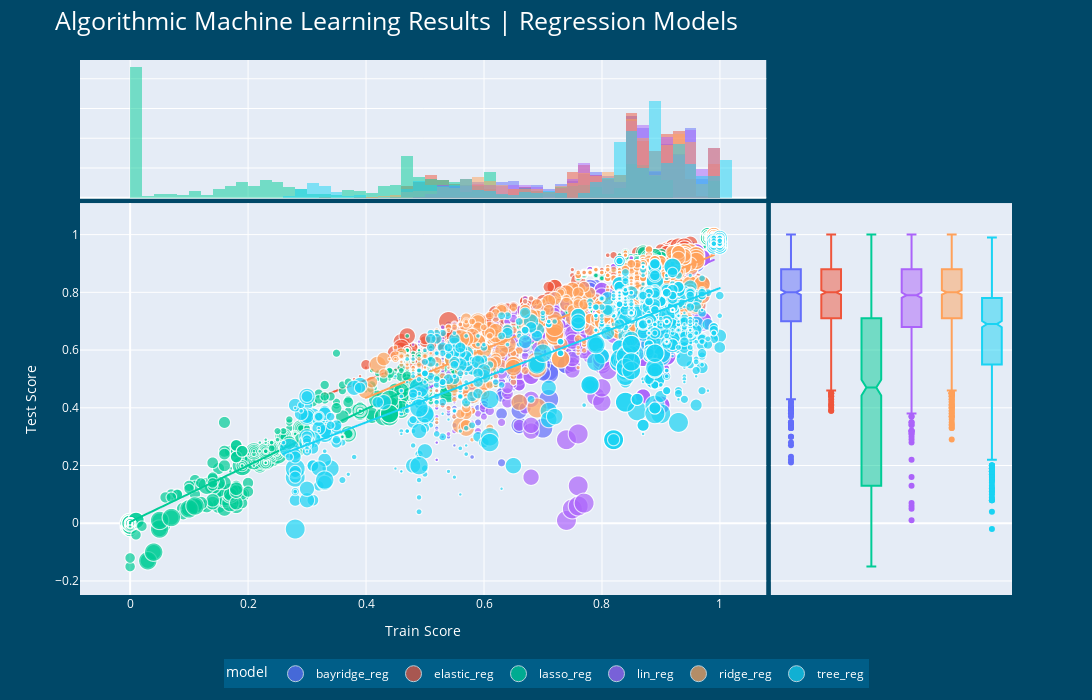

This figure's notebook cell:
### Code cell
fig = px.scatter(res_reg_analysis_grp, x = "train_score", y = "test_score", marginal_x = "histogram", marginal_y = "box", 
           color = "model", size = "n_features", trendline = "ols", height = 700, width = 1400)

fig.update_layout(title = "Algorithmic Machine Learning Results | Regression Models", title_font = dict(size = 25, color = "white"),
                  paper_bgcolor = '#004868',
                  xaxis = dict(title = "Train Score", titlefont = dict(color = "white"), tickfont = dict(color = "white")),
                  yaxis = dict(title = "Test Score", titlefont = dict(color = "white"), tickfont = dict(color = "white")),                  
                  legend = dict(orientation = "h", x=0.5, y=-0.12, xanchor = "auto", itemsizing = "trace", 
                                bgcolor = "#005E88", itemdoubleclick = "toggleothers",
                                font = dict(color = "white")),
                 )

# py.plot(fig, filename = "RegML_algo_results", auto_open = False)
# fig.show("svg")
fig.show()

### Figure 1 — Plotly figure (JSON) as saved in the notebook; plotly's stock layout.template omitted (floating-point values rounded to 4 significant figures; data arrays with more than 128 entries replaced by an {"elided": "..."} marker saying what was removed)
{"data": [{"hovertemplate": "model=bayridge_reg<br>train_score=%{x}<br>test_score=%{y}<br>n_features=%{marker.size}<extra></extra>", "legendgroup": "bayridge_reg", "marker": {"color": "#636efa", "size": {"elided": "1120 int values"}, "sizemode": "area", "sizeref": 0.585, "symbol": "circle"}, "mode": "markers", "name": "bayridge_reg", "showlegend": true, "type": "scattergl", "x": {"elided": "1120 float values"}, "xaxis": "x", "y": {"elided": "1120 float values"}, "yaxis": "y"}, {"alignmentgroup": "True", "bingroup": "x", "hovertemplate": "model=bayridge_reg<br>train_score=%{x}<br>count=%{y}<extra></extra>", "legendgroup": "bayridge_reg", "marker": {"color": "#636efa"}, "name": "bayridge_reg", "offsetgroup": "bayridge_reg", "opacity": 0.5, "showlegend": false, "type": "histogram", "x": {"elided": "1120 float values"}, "xaxis": "x3", "yaxis": "y3"}, {"alignmentgroup": "True", "hovertemplate": "model=bayridge_reg<br>test_score=%{y}<extra></extra>", "legendgroup": "bayridge_reg", "marker": {"color": "#636efa", "symbol": "circle"}, "name": "bayridge_reg", "notched": true, "offsetgroup": "bayridge_reg", "showlegend": false, "type": "box", "xaxis": "x2", "y": {"elided": "1120 float values"}, "yaxis": "y2"}, {"hovertemplate": "<b>OLS trendline</b><br>test_score = 0.920096 * train_score + 0.0206517<br>R<sup>2</sup>=0.655861<br><br>model=bayridge_reg<br>train_score=%{x}<br>test_score=%{y} <b>(trend)</b><extra></extra>", "legendgroup": "bayridge_reg", "marker": {"color": "#636efa", "symbol": "circle"}, "mode": "lines", "name": "bayridge_reg", "showlegend": false, "type": "scattergl", "x": {"elided": "1120 float values"}, "xaxis": "x", "y": {"elided": "1120 float values"}, "yaxis": "y"}, {"hovertemplate": "model=elastic_reg<br>train_score=%{x}<br>test_score=%{y}<br>n_features=%{marker.size}<extra></extra>", "legendgroup": "elastic_reg", "marker": {"color": "#EF553B", "size": {"elided": "1120 int values"}, "sizemode": "area", "sizeref": 0.585, "symbol": "circle"}, "mode": "markers", "name": "elastic_reg", "showlegend": true, "type": "scattergl", "x": {"elided": "1120 float values"}, "xaxis": "x", "y": {"elided": "1120 float values"}, "yaxis": "y"}, {"alignmentgroup": "True", "bingroup": "x", "hovertemplate": "model=elastic_reg<br>train_score=%{x}<br>count=%{y}<extra></extra>", "legendgroup": "elastic_reg", "marker": {"color": "#EF553B"}, "name": "elastic_reg", "offsetgroup": "elastic_reg", "opacity": 0.5, "showlegend": false, "type": "histogram", "x": {"elided": "1120 float values"}, "xaxis": "x3", "yaxis": "y3"}, {"alignmentgroup": "True", "hovertemplate": "model=elastic_reg<br>test_score=%{y}<extra></extra>", "legendgroup": "elastic_reg", "marker": {"color": "#EF553B", "symbol": "circle"}, "name": "elastic_reg", "notched": true, "offsetgroup": "elastic_reg", "showlegend": false, "type": "box", "xaxis": "x2", "y": {"elided": "1120 float values"}, "yaxis": "y2"}, {"hovertemplate": "<b>OLS trendline</b><br>test_score = 0.738988 * train_score + 0.201198<br>R<sup>2</sup>=0.729480<br><br>model=elastic_reg<br>train_score=%{x}<br>test_score=%{y} <b>(trend)</b><extra></extra>", "legendgroup": "elastic_reg", "marker": {"color": "#EF553B", "symbol": "circle"}, "mode": "lines", "name": "elastic_reg", "showlegend": false, "type": "scattergl", "x": {"elided": "1120 float values"}, "xaxis": "x", "y": {"elided": "1120 float values"}, "yaxis": "y"}, {"hovertemplate": "model=lasso_reg<br>train_score=%{x}<br>test_score=%{y}<br>n_features=%{marker.size}<extra></extra>", "legendgroup": "lasso_reg", "marker": {"color": "#00cc96", "size": {"elided": "1120 int values"}, "sizemode": "area", "sizeref": 0.585, "symbol": "circle"}, "mode": "markers", "name": "lasso_reg", "showlegend": true, "type": "scattergl", "x": {"elided": "1120 float values"}, "xaxis": "x", "y": {"elided": "1120 float values"}, "yaxis": "y"}, {"alignmentgroup": "True", "bingroup": "x", "hovertemplate": "model=lasso_reg<br>train_score=%{x}<br>count=%{y}<extra></extra>", "legendgroup": "lasso_reg", "marker": {"color": "#00cc96"}, "name": "lasso_reg", "offsetgroup": "lasso_reg", "opacity": 0.5, "showlegend": false, "type": "histogram", "x": {"elided": "1120 float values"}, "xaxis": "x3", "yaxis": "y3"}, {"alignmentgroup": "True", "hovertemplate": "model=lasso_reg<br>test_score=%{y}<extra></extra>", "legendgroup": "lasso_reg", "marker": {"color": "#00cc96", "symbol": "circle"}, "name": "lasso_reg", "notched": true, "offsetgroup": "lasso_reg", "showlegend": false, "type": "box", "xaxis": "x2", "y": {"elided": "1120 float values"}, "yaxis": "y2"}, {"hovertemplate": "<b>OLS trendline</b><br>test_score = 0.978468 * train_score + 0.00486396<br>R<sup>2</sup>=0.969940<br><br>model=lasso_reg<br>train_score=%{x}<br>test_score=%{y} <b>(trend)</b><extra></extra>", "legendgroup": "lasso_reg", "marker": {"color": "#00cc96", "symbol": "circle"}, "mode": "lines", "name": "lasso_reg", "showlegend": false, "type": "scattergl", "x": {"elided": "1120 float values"}, "xaxis": "x", "y": {"elided": "1120 float values"}, "yaxis": "y"}, {"hovertemplate": "model=lin_reg<br>train_score=%{x}<br>test_score=%{y}<br>n_features=%{marker.size}<extra></extra>", "legendgroup": "lin_reg", "marker": {"color": "#ab63fa", "size": {"elided": "1120 int values"}, "sizemode": "area", "sizeref": 0.585, "symbol": "circle"}, "mode": "markers", "name": "lin_reg", "showlegend": true, "type": "scattergl", "x": {"elided": "1120 float values"}, "xaxis": "x", "y": {"elided": "1120 float values"}, "yaxis": "y"}, {"alignmentgroup": "True", "bingroup": "x", "hovertemplate": "model=lin_reg<br>train_score=%{x}<br>count=%{y}<extra></extra>", "legendgroup": "lin_reg", "marker": {"color": "#ab63fa"}, "name": "lin_reg", "offsetgroup": "lin_reg", "opacity": 0.5, "showlegend": false, "type": "histogram", "x": {"elided": "1120 float values"}, "xaxis": "x3", "yaxis": "y3"}, {"alignmentgroup": "True", "hovertemplate": "model=lin_reg<br>test_score=%{y}<extra></extra>", "legendgroup": "lin_reg", "marker": {"color": "#ab63fa", "symbol": "circle"}, "name": "lin_reg", "notched": true, "offsetgroup": "lin_reg", "showlegend": false, "type": "box", "xaxis": "x2", "y": {"elided": "1120 float values"}, "yaxis": "y2"}, {"hovertemplate": "<b>OLS trendline</b><br>test_score = 0.917539 * train_score + 0.00563366<br>R<sup>2</sup>=0.526459<br><br>model=lin_reg<br>train_score=%{x}<br>test_score=%{y} <b>(trend)</b><extra></extra>", "legendgroup": "lin_reg", "marker": {"color": "#ab63fa", "symbol": "circle"}, "mode": "lines", "name": "lin_reg", "showlegend": false, "type": "scattergl", "x": {"elided": "1120 float values"}, "xaxis": "x", "y": {"elided": "1120 float values"}, "yaxis": "y"}, {"hovertemplate": "model=ridge_reg<br>train_score=%{x}<br>test_score=%{y}<br>n_features=%{marker.size}<extra></extra>", "legendgroup": "ridge_reg", "marker": {"color": "#FFA15A", "size": {"elided": "1120 int values"}, "sizemode": "area", "sizeref": 0.585, "symbol": "circle"}, "mode": "markers", "name": "ridge_reg", "showlegend": true, "type": "scattergl", "x": {"elided": "1120 float values"}, "xaxis": "x", "y": {"elided": "1120 float values"}, "yaxis": "y"}, {"alignmentgroup": "True", "bingroup": "x", "hovertemplate": "model=ridge_reg<br>train_score=%{x}<br>count=%{y}<extra></extra>", "legendgroup": "ridge_reg", "marker": {"color": "#FFA15A"}, "name": "ridge_reg", "offsetgroup": "ridge_reg", "opacity": 0.5, "showlegend": false, "type": "histogram", "x": {"elided": "1120 float values"}, "xaxis": "x3", "yaxis": "y3"}, {"alignmentgroup": "True", "hovertemplate": "model=ridge_reg<br>test_score=%{y}<extra></extra>", "legendgroup": "ridge_reg", "marker": {"color": "#FFA15A", "symbol": "circle"}, "name": "ridge_reg", "notched": true, "offsetgroup": "ridge_reg", "showlegend": false, "type": "box", "xaxis": "x2", "y": {"elided": "1120 float values"}, "yaxis": "y2"}, {"hovertemplate": "<b>OLS trendline</b><br>test_score = 0.839185 * train_score + 0.0996166<br>R<sup>2</sup>=0.701714<br><br>model=ridge_reg<br>train_score=%{x}<br>test_score=%{y} <b>(trend)</b><extra></extra>", "legendgroup": "ridge_reg", "marker": {"color": "#FFA15A", "symbol": "circle"}, "mode": "lines", "name": "ridge_reg", "showlegend": false, "type": "scattergl", "x": {"elided": "1120 float values"}, "xaxis": "x", "y": {"elided": "1120 float values"}, "yaxis": "y"}, {"hovertemplate": "model=tree_reg<br>train_score=%{x}<br>test_score=%{y}<br>n_features=%{marker.size}<extra></extra>", "legendgroup": "tree_reg", "marker": {"color": "#19d3f3", "size": {"elided": "1120 int values"}, "sizemode": "area", "sizeref": 0.585, "symbol": "circle"}, "mode": "markers", "name": "tree_reg", "showlegend": true, "type": "scattergl", "x": {"elided": "1120 float values"}, "xaxis": "x", "y": {"elided": "1120 float values"}, "yaxis": "y"}, {"alignmentgroup": "True", "bingroup": "x", "hovertemplate": "model=tree_reg<br>train_score=%{x}<br>count=%{y}<extra></extra>", "legendgroup": "tree_reg", "marker": {"color": "#19d3f3"}, "name": "tree_reg", "offsetgroup": "tree_reg", "opacity": 0.5, "showlegend": false, "type": "histogram", "x": {"elided": "1120 float values"}, "xaxis": "x3", "yaxis": "y3"}, {"alignmentgroup": "True", "hovertemplate": "model=tree_reg<br>test_score=%{y}<extra></extra>", "legendgroup": "tree_reg", "marker": {"color": "#19d3f3", "symbol": "circle"}, "name": "tree_reg", "notched": true, "offsetgroup": "tree_reg", "showlegend": false, "type": "box", "xaxis": "x2", "y": {"elided": "1120 float values"}, "yaxis": "y2"}, {"hovertemplate": "<b>OLS trendline</b><br>test_score = 0.77626 * train_score + 0.0395173<br>R<sup>2</sup>=0.586931<br><br>model=tree_reg<br>train_score=%{x}<br>test_score=%{y} <b>(trend)</b><extra></extra>", "legendgroup": "tree_reg", "marker": {"color": "#19d3f3", "symbol": "circle"}, "mode": "lines", "name": "tree_reg", "showlegend": false, "type": "scattergl", "x": {"elided": "1120 float values"}, "xaxis": "x", "y": {"elided": "1120 float values"}, "yaxis": "y"}], "layout": {"barmode": "overlay", "height": 700, "legend": {"bgcolor": "#005E88", "font": {"color": "white"}, "itemdoubleclick": "toggleothers", "itemsizing": "trace", "orientation": "h", "title": {"text": "model"}, "tracegroupgap": 0, "x": 0.5, "xanchor": "auto", "y": -0.12}, "margin": {"t": 60}, "paper_bgcolor": "#004868", "title": {"font": {"color": "white", "size": 25}, "text": "Algorithmic Machine Learning Results | Regression Models"}, "width": 1400, "xaxis": {"anchor": "y", "autorange": true, "domain": [0, 0.7363], "range": [-0.07741, 1.073], "tickfont": {"color": "white"}, "title": {"font": {"color": "white"}, "text": "Train Score"}, "type": "linear"}, "xaxis2": {"anchor": "y2", "autorange": true, "domain": [0.7413, 1], "matches": "x2", "range": [-0.5, 5.5], "showgrid": false, "showline": false, "showticklabels": false, "ticks": "", "type": "category"}, "xaxis3": {"anchor": "y3", "autorange": true, "domain": [0, 0.7363], "matches": "x", "range": [-0.07741, 1.073], "showgrid": true, "showticklabels": false, "type": "linear"}, "xaxis4": {"anchor": "y4", "domain": [0.7413, 1], "matches": "x2", "showgrid": false, "showline": false, "showticklabels": false, "ticks": ""}, "yaxis": {"anchor": "x", "autorange": true, "domain": [0, 0.7326], "range": [-0.2487, 1.109], "tickfont": {"color": "white"}, "title": {"font": {"color": "white"}, "text": "Test Score"}, "type": "linear"}, "yaxis2": {"anchor": "x2", "autorange": true, "domain": [0, 0.7326], "matches": "y", "range": [-0.2487, 1.109], "showgrid": true, "showticklabels": false, "type": "linear"}, "yaxis3": {"anchor": "x3", "autorange": true, "domain": [0.7426, 1], "matches": "y3", "range": [0, 231.6], "showgrid": true, "showline": false, "showticklabels": false, "ticks": ""}, "yaxis4": {"anchor": "x4", "domain": [0.7426, 1], "matches": "y3", "showgrid": true, "showline": false, "showticklabels": false, "ticks": ""}}}
